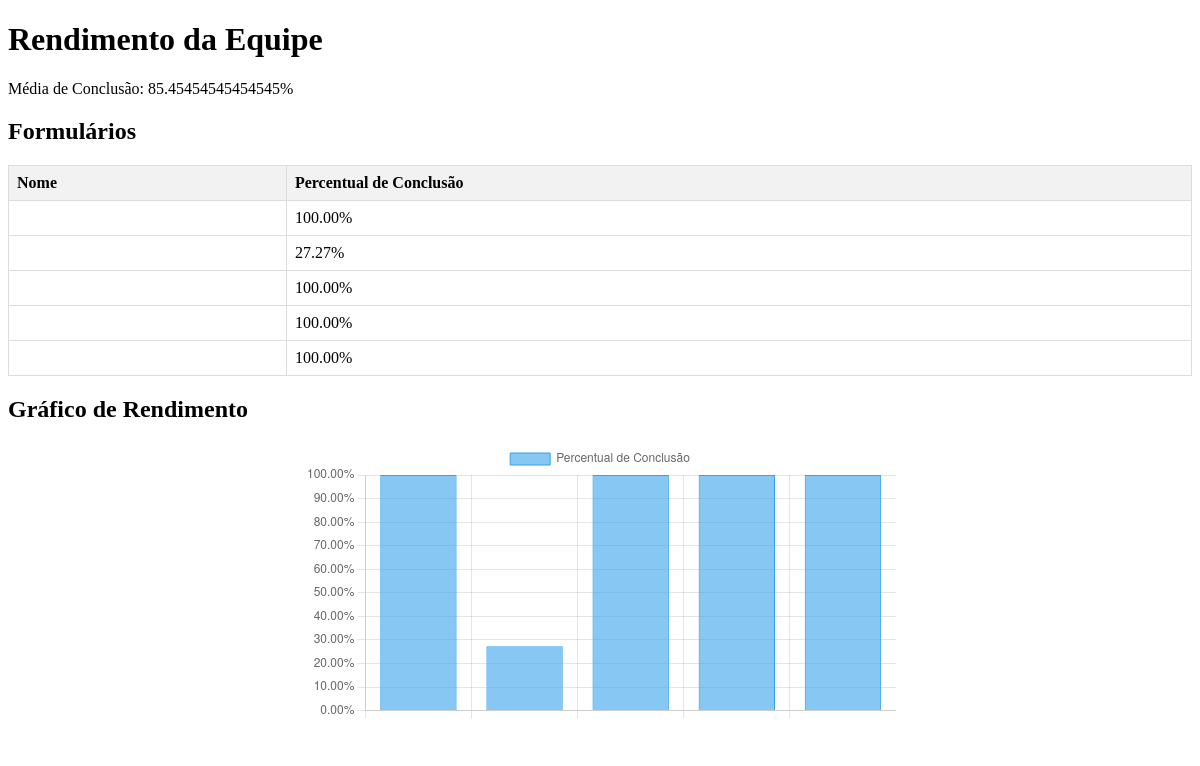
The page /api/rendimento_equipe/ on the database as committed earlier.
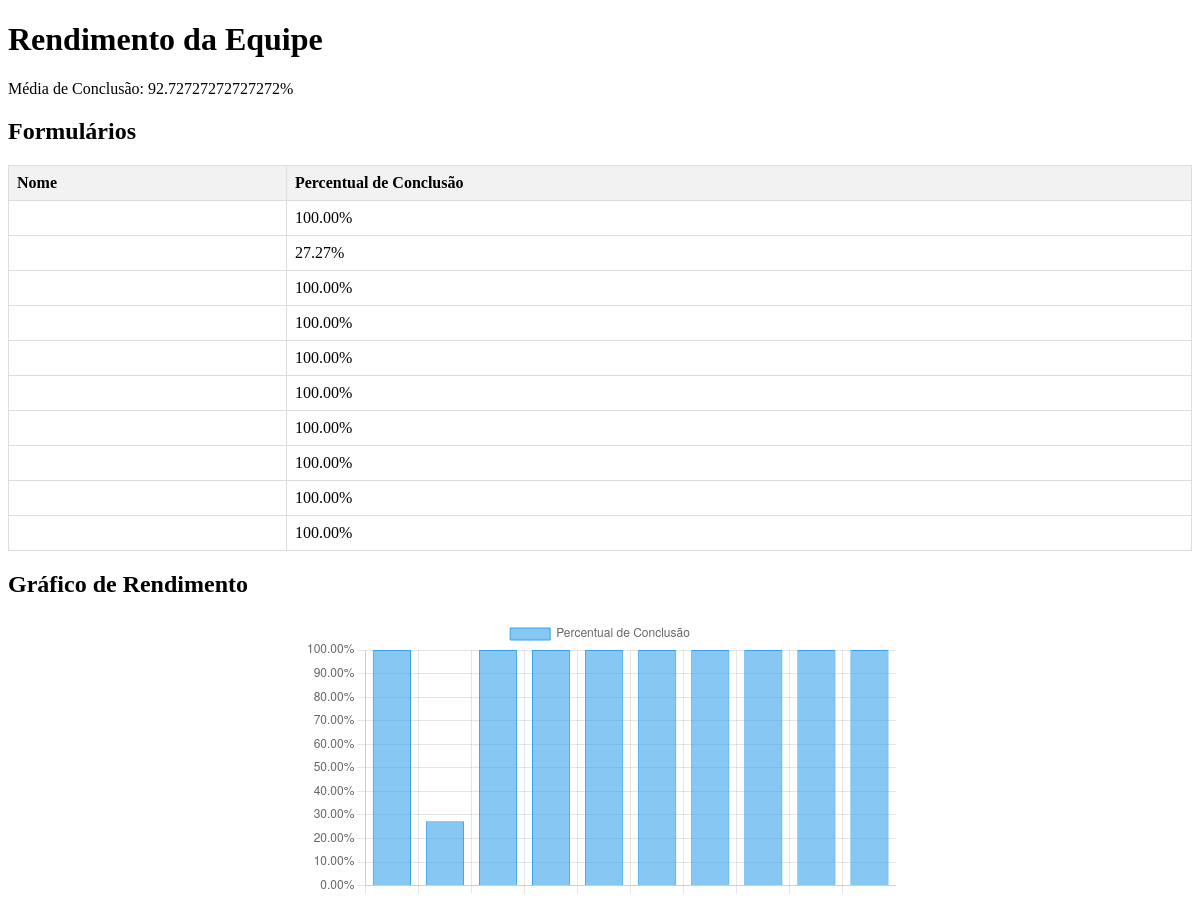
The same page on the database as committed later.
### app/models.py (models this page shows, shortened)
class Formulario(models.Model):
    number = models.CharField(
        max_length=100,
        verbose_name="Número",
        default="N/A"  # Valor padrão
    )
    created = models.CharField(
        max_length=100,
        verbose_name="Criado em",
        default="N/A"  # Valor padrão
    )
    country_of_request = models.CharField(
        max_length=100,
        verbose_name="País da Solicitação",
        default="N/A"  # Valor padrão
    )
    assignment_group = models.CharField(
        max_length=100,
        verbose_name="Grupo de Atribuição",
        default="N/A"  # Valor padrão
    )
    assigned_to = models.CharField(
        max_length=100,
        verbose_name="Atribuído a",
        null=True,  # Permite valores nulos no banco de dados
        blank=True,  # Permite campos vazios no formulário
        default="N/A"  # Valor padrão
    )
    state = models.CharField(
        max_length=100,
        verbose_name="Estado",
        default="N/A"  # Valor padrão
    )
    channel = models.CharField(
        max_length=100,
        verbose_name="Canal",
        default="N/A"  # Valor padrão
    )
    additional_comments = models.TextField(
        blank=True,
        null=True,
        verbose_name="Comentários Adicionais",
        default="N/A"  # Valor padrão
    )
    format = models.JSONField(
        default=list,
        verbose_name="Formato"
    )
    checks_and_handling = models.JSONField(
        default=list,
        verbose_name="Checks e Handling"
    )
    taxonomy = models.JSONField(
        default=list,
        verbose_name="Taxonomia"
    )
    percentual_conclusao = models.FloatField(
        default=0.0,
        verbose_name="Percentual de Conclusão"
    )
    class Meta:
        verbose_name = "Formulário"
        verbose_name_plural = "Formulários"

### app/views.py (the view)
# urls.py: path('rendimento_equipe/', rendimento_equipe, name='rendimento_equipe'),
def rendimento_equipe(request):
    formularios = Formulario.objects.all()
    media_equipe = Formulario.objects.aggregate(media_rendimento=Avg('percentual_conclusao'))['media_rendimento']
    return render(request, 'rendimento_equipe.html', {
        'formularios': formularios,
        'media_equipe': media_equipe
    })

### score/templates/rendimento_equipe.html (shortened to what this page needs)
<!DOCTYPE html>
<html lang="en">
<head>
</head>
<body>
    <h1>Rendimento da Equipe</h1>
    <p>Média de Conclusão: {{ media_equipe|default:"0" }}%</p>
    <h2>Formulários</h2>
    <table>
        <thead>
            <tr>
                <th>Nome</th>
                <th>Percentual de Conclusão</th>
            </tr>
        </thead>
        <tbody>
            {% for formulario in formularios %}
            <tr>
                <td>{{ formulario.nome }}</td>
                <td>{{ formulario.percentual_conclusao|floatformat:2 }}%</td>
            </tr>
            {% endfor %}
        </tbody>
    </table>
    <h2>Gráfico de Rendimento</h2>
    <div class="chart-container">
        <canvas id="rendimentoChart"></canvas>
    </div>
    <script>
        const formularios = [
            {% for formulario in formularios %}
            {
                nome: "{{ formulario.nome }}",
                percentual: {{ formulario.percentual_conclusao|floatformat:2 }}
            },
            {% endfor %}
        ];
        const labels = formularios.map(f => f.nome);
        const data = formularios.map(f => f.percentual);
        const ctx = document.getElementById('rendimentoChart').getContext('2d');
        const rendimentoChart = new Chart(ctx, {
            type: 'bar',
            data: {
                labels: labels,
                datasets: [{
                    label: 'Percentual de Conclusão',
                    data: data,
                    backgroundColor: 'rgba(54, 162, 235, 0.6)',
                    borderColor: 'rgba(54, 162, 235, 1)',
                    borderWidth: 1
                }]
            },
            options: {
                scales: {
                    y: {
                        beginAtZero: true,
                        max: 100,
                        ticks: {
                            callback: function(value) {
                                return value.toFixed(2) + '%'; // Exibe com duas casas decimais
                            }
                        }
                    }
                },
                plugins: {
                    tooltip: {
                        callbacks: {
                            label: function(context) {
                                return context.dataset.label + ': ' + context.raw.toFixed(2) + '%'; // Exibe com duas casas decimais
                            }
                        }
                    }
                }
            }
        });
    </script>
</body>
</html>

### score/templates/rendimento_equipe.html (style rules this page uses)
table { width: 100%; border-collapse: collapse; margin-bottom: 20px; }
th, td { border: 1px solid #ddd; padding: 8px; text-align: left; }
th { background-color: #f2f2f2; }
.chart-container { width: 50%; margin: auto; }

Rows that differ between the two databases and show on the page:
added Formulario: percentual_conclusao "100.00"
added Formulario: percentual_conclusao "100.00"
added Formulario: percentual_conclusao "100.00"
added Formulario: percentual_conclusao "100.00"
added Formulario: percentual_conclusao "100.00"
Other text that changed with them:
{{ media_equipe|default:"0" }}: "85.45454545454545" → "92.72727272727272"
chart data {{ formulario.percentual_conclusao|floatformat:2 }}: 100.00, 27.27, 100.00, 100.00, 100.00 → 100.00, 27.27, 100.00, 100.00, 100.00, 100.00, 100.00, 100.00, 100.00, 100.00
